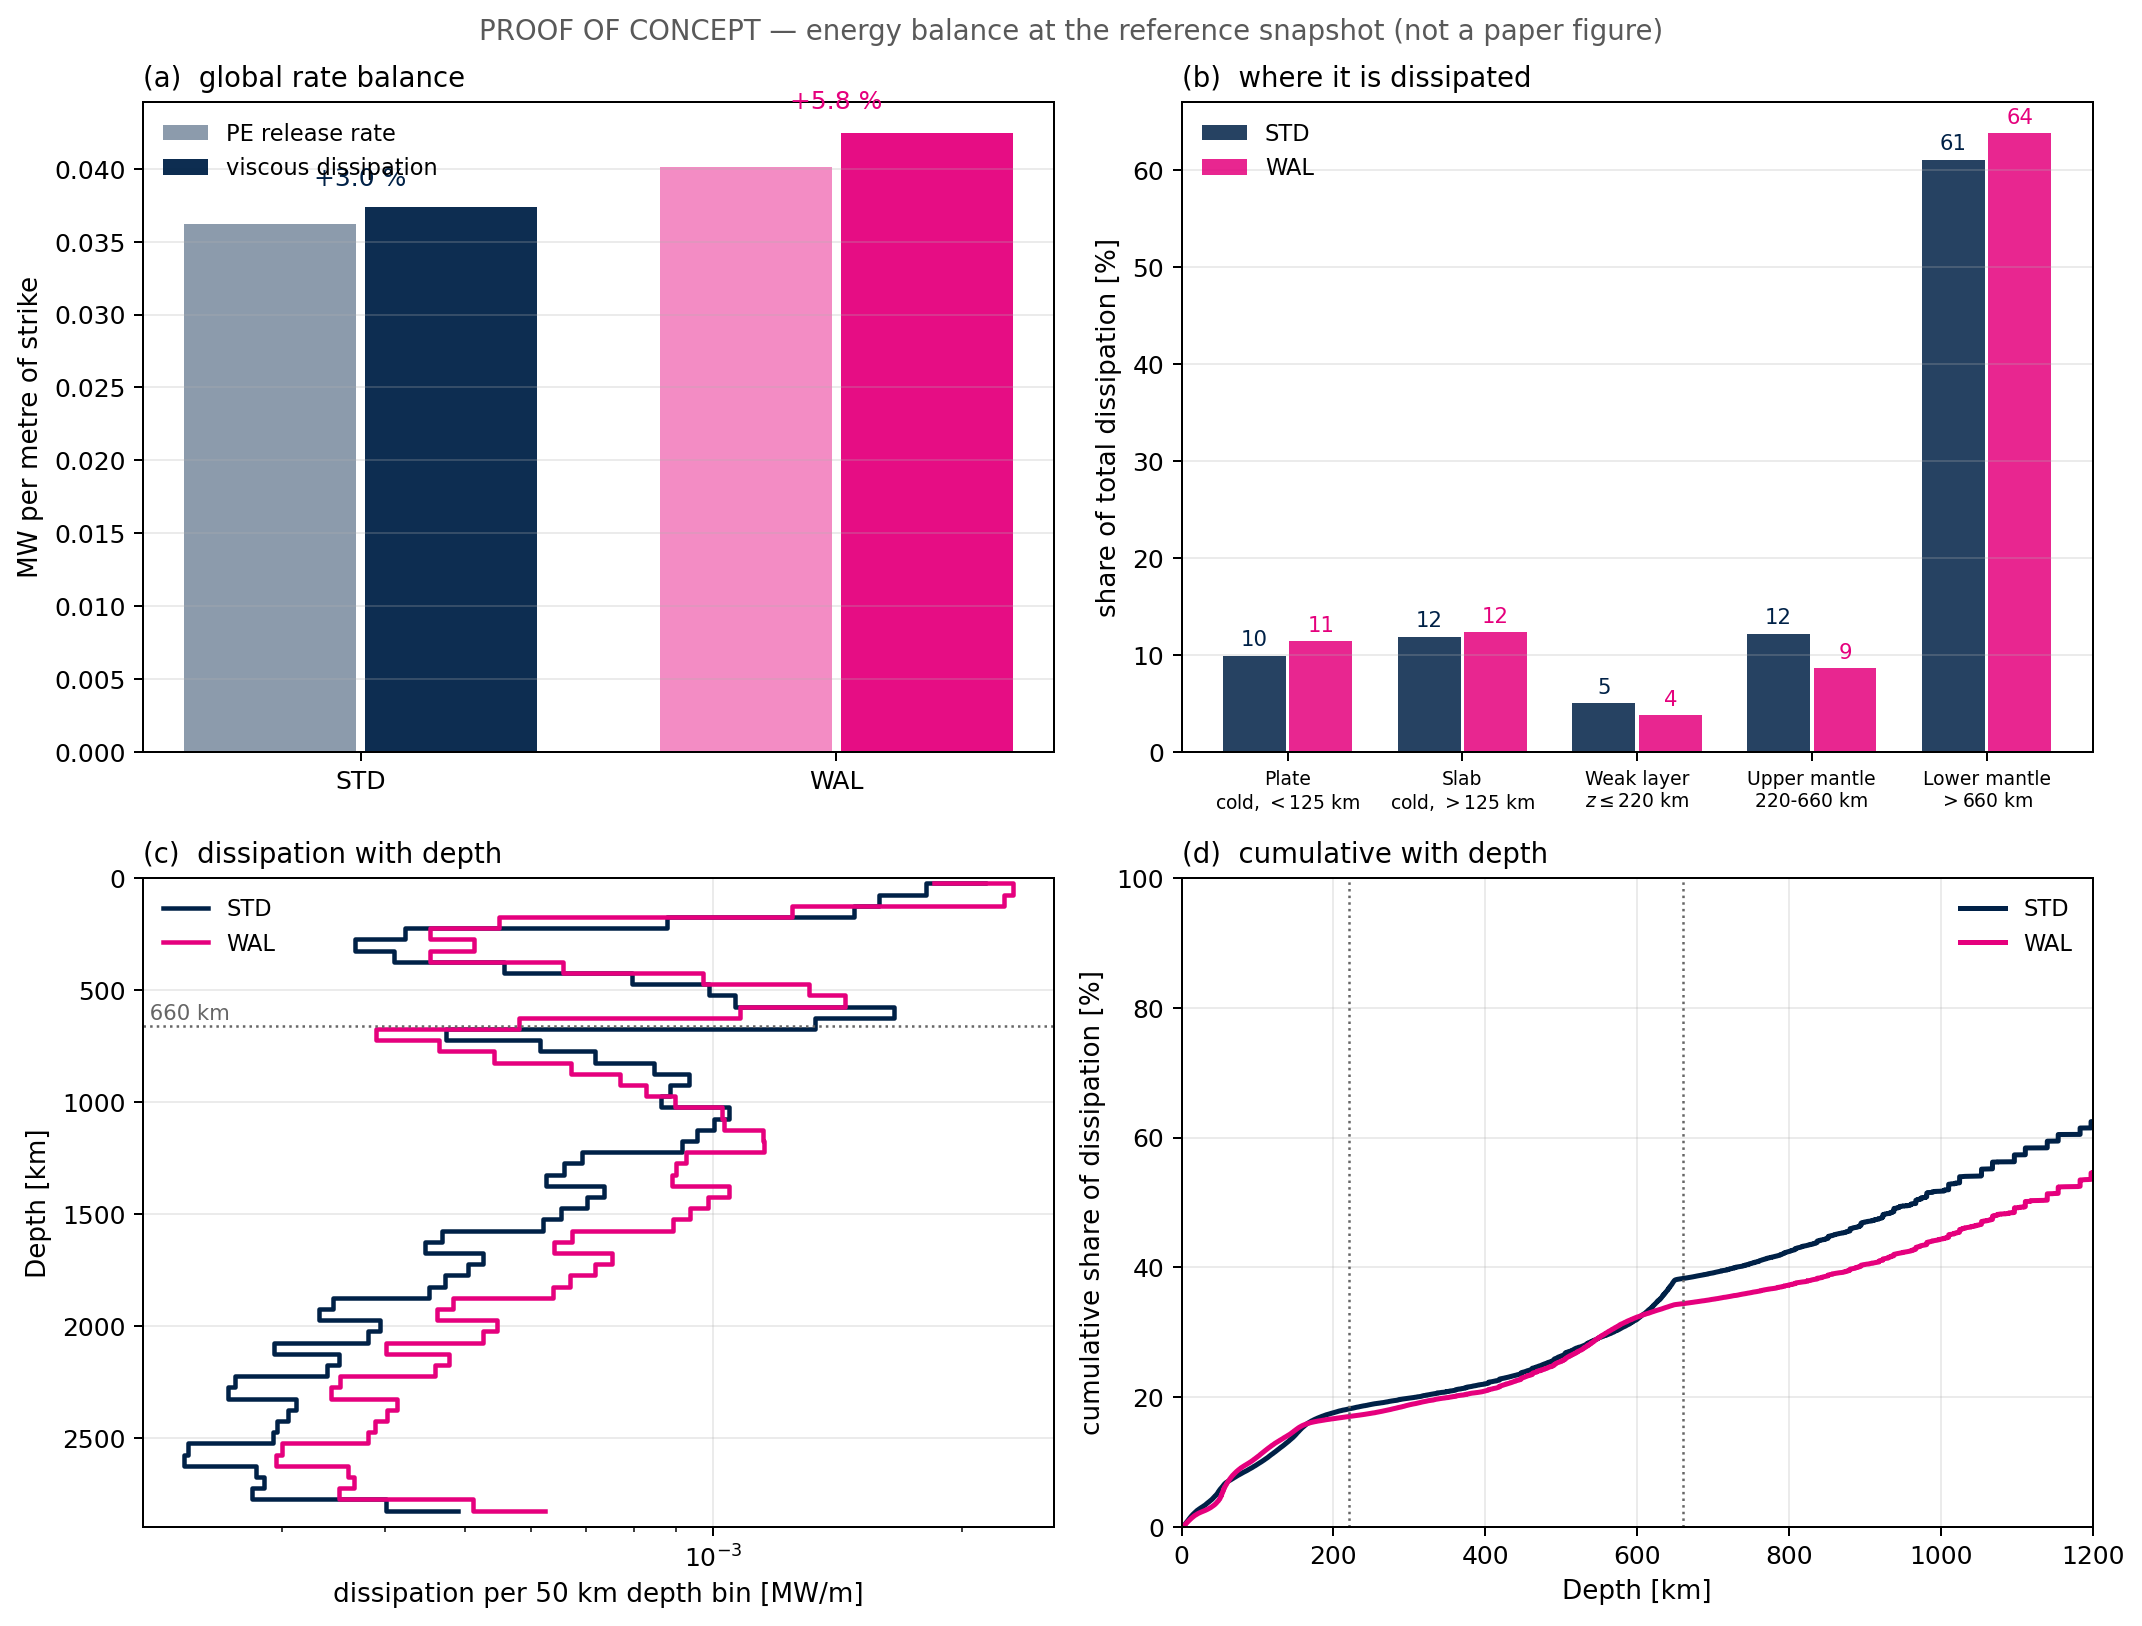

Recreate this plot in Python.
"""Does PE release balance viscous dissipation, and where is it dissipated?

⚠ PROOF OF CONCEPT. NOT A PAPER FIGURE. Writes beside itself, never into
the repository's figures/ or tables/ -- see exploratory/README.md.

THE BALANCE. For Boussinesq Stokes flow the INSTANTANEOUS rate balance is

    int Phi dV  =  int Delta rho g . v dV  +  boundary work

with Phi the viscous dissipation rate per volume. The boundary term should
VANISH IDENTICALLY in this model: free-slip sidewalls and base give
v.n = 0 with no shear traction, and the top is undeformed and stress-free.
That is a property of this setup, not a general result.

⚠ It is a RATE balance. Cumulative PE change does not track cumulative
dissipation, because the reference state moves. Nothing here integrates in
time.

⚠ NO ELASTIC TERM. The Cerpa rheology is Byerlee + diffusion + dislocation
+ Peierls -- viscous and viscoplastic throughout, with yielding entering as
an effective viscosity, so 4 eta e_II^2 captures plastic work too. A
visco-elastic model (MDOODZ, G = 3e10) would need a storage term; this one
does not.

THREE CONVENTIONS, PINNED ON THE DATA RATHER THAN ASSUMED
(the step-0 ritual, ANALYSIS_CONVENTIONS §1.2):

1. THE DISSIPATION FACTOR. Measured on this snapshot,
   tau_II / (2 eta e_II) = 1.0000, so the stored invariant is the one
   conjugate to tau_II and

       Phi = 2 tau_II e_II = 4 eta e_II^2

   Getting this wrong is a silent factor of two.

2. VISCOSITY IS STORED AS A 9-COMPONENT TENSOR but is the scalar
   replicated into the 2x2 block (components 0,1,3,4 equal). Component 0
   is the viscosity. The large "off-diagonal" is the 1e25 Pa s ceiling,
   not anisotropy.

3. ⚠ THE MESH DOUBLE-COUNTS CELLS. Summing cell areas as read gives
   108.1 % of the 8000 x 2900 km box. `clean()` does not help, and
   vtkGhostLevels is NOT a ghost flag here -- it takes 256 distinct values
   and looks like a partition index, so masking on == 0 gives 22 % of the
   box, far worse. The cause is 4.0 % of cells duplicated across partition
   boundaries in the .pvtu. Deduplicating on rounded cell centroids
   returns 100.00 % of the box exactly. ANY integral on this mesh that
   skips this step is 8 % high.

WHY THE NATIVE MESH AND NOT A SAMPLED GRID. The AMR spans 0.47 to 63 km
edges, a factor of 135, and dissipation concentrates exactly where the
mesh is finest. A uniform grid either misses the peak or wastes effort in
the deep mantle; the native-cell sum is cheaper and more accurate. This is
the opposite choice from every other script in the repository, which is
why it lives in its own helper rather than reusing one.

REFERENCE-DENSITY INDEPENDENCE. The buoyancy work is invariant to the
choice of reference density, because int v_z dV = 0 in a closed domain
with impermeable boundaries (v = curl psi; psi is constant on a free-slip
boundary, so the integral telescopes to zero). Panel (a) checks this
numerically rather than asserting it.
"""
import os, sys, glob, warnings, logging
import numpy as np
import matplotlib
matplotlib.use('Agg')
import matplotlib.pyplot as plt
import pyvista as pv
warnings.filterwarnings('ignore'); logging.disable(logging.ERROR)

HERE = os.path.dirname(os.path.abspath(__file__))
ROOT = os.path.dirname(os.path.dirname(HERE))
DATA = os.path.join(ROOT, 'data')
G, Y_SURF = 9.8, 2_900_000.0
CM = {'STD': '#002147', 'WAL': '#E5007D'}
T_LAB = 1373.0          # K, the WAL weak-layer boundary (Cerpa et al.)
Z_WEAK, Z_660 = 220e3, 660e3
Z_PLATE = 125e3        # plate / slab divide; see main()


def cells(key):
    """Per-cell area, centroid, and the fields, with duplicates removed."""
    f = sorted(glob.glob(os.path.join(DATA, f'{key}_RefModel', '*.pvtu')))[0]
    v = pv.read(f)
    t = float(np.asarray(v['NormalSP::Time']).flat[0]) / 31557600.0 / 1e6
    c = v.cell_centers().points
    cs = v.compute_cell_sizes(length=False, area=True, volume=False)
    A = np.asarray(cs.cell_data['Area'])
    # DEDUPLICATE (convention 3 above)
    _, keep = np.unique(np.round(c[:, :2], 3), axis=0, return_index=True)
    # ⚠ FORM EVERY NONLINEAR QUANTITY AT THE POINTS, THEN AVERAGE.
    # Phi is quadratic in eta and in the strain rate. Averaging eta and
    # e_II to cells first and multiplying afterwards is NOT the same
    # operation, and on this mesh it is badly wrong: the two independent
    # routes to Phi (4 eta e_II^2 and (tau_xx^2+tau_xz^2)/eta) came out
    # 140 % (STD) / 657 % (WAL) apart, and the energy balance missed by
    # 5.1 / 7.4 %. Formed at the points and then averaged, the two routes
    # agree to 0.00 % and the balance closes to 3.0 / 5.8 %.
    # The error concentrates where eta and e_II vary steeply across a
    # cell -- the interface and the slab edge -- which is exactly where
    # the answer matters.
    eta_p = np.asarray(v['NormalSP::Viscosity'])[:, 0]
    e_p = np.asarray(v['NormalSP::SecondInvariant_StrainRate'])
    st_p = np.asarray(v['NormalSP::Stress'])
    v.point_data['phi'] = 4.0 * eta_p * e_p ** 2
    v.point_data['tau'] = 2.0 * eta_p * e_p
    v.point_data['phi_n'] = st_p[:, 0] ** 2 / eta_p   # stretching
    v.point_data['phi_s'] = st_p[:, 1] ** 2 / eta_p   # shear
    cd = v.point_data_to_cell_data()
    g = lambda n, j=None: (np.asarray(cd[n]) if j is None
                           else np.asarray(cd[n])[:, j])[keep]
    return dict(t=t, A=A[keep], x=c[keep, 0], z=Y_SURF - c[keep, 1],
                phi=g('phi'), tau=g('tau'),
                phi_n=g('phi_n'), phi_s=g('phi_s'),
                rho=g('NormalSP::Density'),
                T=g('NormalSP::Temperature'),
                vz=-g('NormalSP::Velocity', 1))     # z-down positive


TAU_CAP = 500e6      # Pa; see terms(). Declared, not tuned.


def terms(c):
    """Dissipation and buoyancy-work densities [W/m^3] per cell.

    TWO CORRECTIONS, both forced by the data and both essential.

    1. THE WORK TERM IS REFERENCED TO THE DEPTH-MEAN DENSITY, not to a
       constant. Density spans only 3171-3300 kg/m3, so a constant
       reference makes the work a small difference of large numbers:
       int v_z dA is zero only to 0.04 % of the mean |v_z| x area, and
       multiplied by rho_ref g ~ 32 kPa that residual is 1.2e4 W/m against
       a work term of 3.8e4 -- a 32 % error, and reference-dependent.
       Using the lateral anomaly rho - <rho>(z) removes it: the
       horizontally uniform part does no net work, and the integral is
       then well conditioned.

    2. A STRESS CAP, WHICH NOW REMOVES NOTHING -- retained only as a
       tripwire. ⚠ RETRACTION: an earlier version of this script reported
       ~1,900 cells with implied tau_II up to 96 GPa, concentrated at the
       subduction interface, carrying 56-86 % of the dissipation, and
       concluded that the interface was where the numerics were least
       trustworthy. THAT WAS WRONG. It was an artefact of averaging eta
       and e_II to cells before multiplying (see `cells()`); forming Phi
       at the points removes every one of those cells. No stress anywhere
       on this mesh exceeds 500 MPa. The cap stays so that a future
       regression announces itself rather than hiding in a plausible
       physical story.
    """
    phi = np.where(c['tau'] > TAU_CAP, 0.0, c['phi'])
    # lateral density anomaly, 10 km depth bins
    edges = np.arange(0, 2901, 10) * 1e3
    idx = np.clip(np.digitize(c['z'], edges) - 1, 0, len(edges) - 2)
    num = np.bincount(idx, weights=c['rho'] * c['A'], minlength=len(edges) - 1)
    den = np.bincount(idx, weights=c['A'], minlength=len(edges) - 1)
    rho_bar = np.where(den > 0, num / np.maximum(den, 1e-30), 0.0)
    work = (c['rho'] - rho_bar[idx]) * G * c['vz']
    return phi, work


def main():
    fig, axes = plt.subplots(2, 2, figsize=(12.0, 9.2))
    report = []
    for key in ('STD', 'WAL'):
        c = cells(key)
        phi, work = terms(c)
        D = float((phi * c['A']).sum())          # W per metre of strike
        W = float((work * c['A']).sum())
        nbad = int((c['tau'] > TAU_CAP).sum())
        frac = 100 * (1 - D / float((c['phi'] * c['A']).sum()))
        report.append((key, c['t'], D, W, nbad, frac))
        print(f'{key} t={c["t"]:.1f} Myr: dissipation {D:.4e} W/m, '
              f'PE release {W:.4e} W/m, closure {100*(D-W)/W:+.1f} %')
        print(f'   stress cap removed {nbad} cells carrying {frac:.0f} % of the '
              f'uncapped dissipation; total area '
              f'{100*c["A"].sum()/(8000e3*2900e3):.2f} % of the box')

        # ---- regions -------------------------------------------------
        # COLD MATERIAL IS SPLIT AT 125 km (Dan, 2026-10-12). A single
        # T < T_LAB mask is "lithosphere AND slab" -- it follows cold
        # material to whatever depth it reaches. 125 km is where the
        # column has stopped translating with the plate (fig_lab_kinematics:
        # v/v_plate ~ 0.6 by 125 km; dynamical LAB 99 / 93 km), so above it
        # is the horizontally moving plate and below it the descending slab.
        cold = c['T'] < T_LAB
        plate = cold & (c['z'] < Z_PLATE)
        slab = cold & (c['z'] >= Z_PLATE)
        weak = (~cold) & (c['z'] <= Z_WEAK)
        um = (~cold) & (c['z'] > Z_WEAK) & (c['z'] <= Z_660)
        lm = (~cold) & (c['z'] > Z_660)
        regs = [('Plate\ncold, $<125$ km', plate),
                ('Slab\ncold, $>125$ km', slab),
                ('Weak layer\n$z\\leq220$ km', weak),
                ('Upper mantle\n220-660 km', um),
                ('Lower mantle\n$>660$ km', lm)]
        share = [100 * float((phi * c['A'])[m].sum()) / D for _, m in regs]
        okc = c['tau'] <= TAU_CAP
        print(f'   stretching {100*(c["phi_n"]*c["A"])[okc].sum()/D:.1f} %  '
              f'shear {100*(c["phi_s"]*c["A"])[okc].sum()/D:.1f} % '
              f'(exact additive split: Phi = (tau_xx^2 + tau_xz^2)/eta)')
        print('   dissipation share: ' + '  '.join(
            f'{n.splitlines()[0]} {s:.1f} %' for (n, _), s in zip(regs, share)))

        # (b) regional shares
        ax = axes[0, 1]
        xs = np.arange(len(regs)) + (0.0 if key == 'STD' else 0.38)
        ax.bar(xs, share, width=0.36, color=CM[key], alpha=0.85, label=key)
        for x, s in zip(xs, share):
            ax.text(x, s + 1.0, f'{s:.0f}', ha='center', fontsize=8.5,
                    color=CM[key])

        # (c) dissipation against depth
        ax = axes[1, 0]
        edges = np.arange(0, 2900, 50) * 1e3
        idx = np.clip(np.digitize(c['z'], edges) - 1, 0, len(edges) - 2)
        prof = np.bincount(idx, weights=phi * c['A'], minlength=len(edges) - 1)
        ax.step(prof / 1e6, (edges[:-1] + 25e3) / 1e3, where='mid',
                color=CM[key], lw=1.8, label=key)

        # (d) where it happens: cumulative share with depth
        ax = axes[1, 1]
        o = np.argsort(c['z'])
        ax.plot(c['z'][o] / 1e3, 100 * np.cumsum((phi * c['A'])[o]) / D,
                color=CM[key], lw=2.0, label=key)

    # (a) the balance
    ax = axes[0, 0]
    for i, (key, t, D, W, *_) in enumerate(report):
        ax.bar(i - 0.19, W / 1e6, width=0.36, color=CM[key], alpha=0.45,
               label='PE release rate' if i == 0 else None)
        ax.bar(i + 0.19, D / 1e6, width=0.36, color=CM[key], alpha=0.95,
               label='viscous dissipation' if i == 0 else None)
        ax.text(i, max(D, W) / 1e6 * 1.04, f'{100*(D-W)/W:+.1f} %',
                ha='center', fontsize=10, color=CM[key])
    ax.set_xticks(range(2)); ax.set_xticklabels([r[0] for r in report])
    ax.set_ylabel('MW per metre of strike', fontsize=10.5)
    ax.set_title('(a)  global rate balance', fontsize=11, loc='left')
    ax.legend(frameon=False, fontsize=9); ax.grid(alpha=0.25, axis='y')

    ax = axes[0, 1]
    ax.set_xticks(np.arange(len(regs)) + 0.19)
    ax.set_xticklabels([n for n, _ in regs], fontsize=7.5)
    ax.set_ylabel('share of total dissipation [%]', fontsize=10.5)
    ax.set_title('(b)  where it is dissipated', fontsize=11, loc='left')
    ax.legend(frameon=False, fontsize=9); ax.grid(alpha=0.25, axis='y')
    ax.set_ylim(0, max(ax.get_ylim()[1], 60))

    ax = axes[1, 0]
    ax.set_ylim(2900, 0); ax.set_xscale('log')
    ax.set_xlabel('dissipation per 50 km depth bin [MW/m]', fontsize=10.5)
    ax.set_ylabel('Depth [km]', fontsize=10.5)
    ax.axhline(660, color='0.4', lw=1.0, ls=':')
    ax.text(ax.get_xlim()[0], 650, ' 660 km', fontsize=8.5, color='0.4', va='bottom')
    ax.set_title('(c)  dissipation with depth', fontsize=11, loc='left')
    ax.legend(frameon=False, fontsize=9); ax.grid(alpha=0.25)

    ax = axes[1, 1]
    ax.set_xlim(0, 1200); ax.set_ylim(0, 100)
    ax.set_xlabel('Depth [km]', fontsize=10.5)
    ax.set_ylabel('cumulative share of dissipation [%]', fontsize=10.5)
    for zz in (220, 660):
        ax.axvline(zz, color='0.4', lw=1.0, ls=':')
    ax.set_title('(d)  cumulative with depth', fontsize=11, loc='left')
    ax.legend(frameon=False, fontsize=9); ax.grid(alpha=0.25)

    fig.suptitle('PROOF OF CONCEPT — energy balance at the reference snapshot '
                 '(not a paper figure)', fontsize=11, color='0.35')
    fig.tight_layout()
    out = os.path.join(HERE, 'energy_balance.png')
    fig.savefig(out, dpi=180, bbox_inches='tight')
    print('written:', out)


if __name__ == '__main__':
    main()
